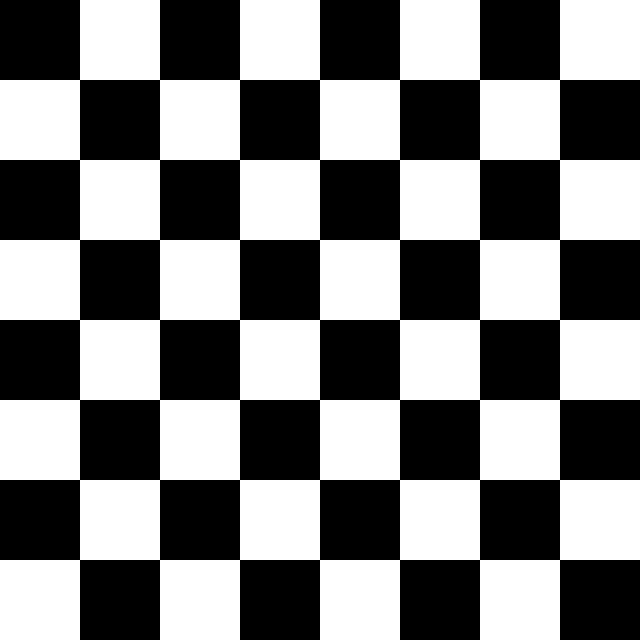
Frame 1 (no input)
Frame 60 (the mouse pressed at the canvas centre just before this capture): identical to frame 1, image omitted
Frame 120 (the mouse held since frame 60 and released just before this capture): identical to frame 1, image omitted

The Processing sketch that drew this single still picture (run headless with seeded random() and noise(); from frame 60 on, the mouse is pressed at the canvas centre):

// Processing sketch: Chessboard
// ── Chessboard.pde
void setup(){
  size(640,640);
  background(0);
  textSize(18);
}

void draw(){
  for (int i=0;i<8;i++){
    for (int j=0; j<8; j++){
      if((j+i)%2==1){
        fill(255);
        noStroke();
      }
      else{
        fill(0);
        noStroke();
      }
      rect((width/8)*j, (height/8)*i, width/8,height/8);
    }
  }
}
